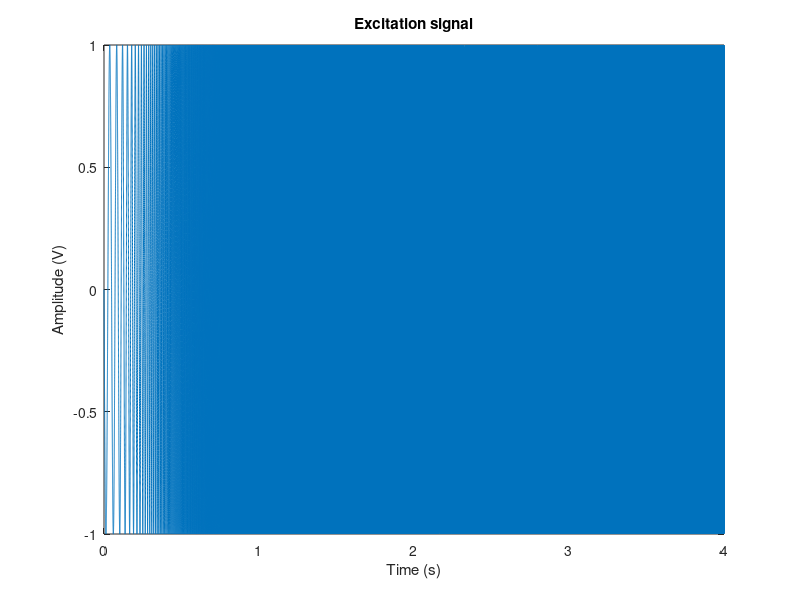

Write the MATLAB code that produced this figure. (Note: this script raises an error after producing the figure.)
close all
clear

%% parameters

Fs=44100; % sampling frequency
T=4; % measurement time in s

F_low = 20; % low frequency limit (Hz)
F_high = 10000; % high frequency limit (Hz)

folder = '20200924_reflection';
savename='case_02_foam';
% savename='calib_mic2_1';


%% Build output signal

time=linspace(0,T,Fs*T)'; % time for signal 
N=length(time); % number of samples

% chirp
sig=chirp(time,F_low,T,F_high,'quadratic',90);

% frequency filtered white noise
% s_wn = 2*rand(N,1)-1;
% d = fdesign.lowpass('Fp,Fst,Ap,Ast',F_high/Fs*2,F_high/Fs*2*1.5,1,40);
% Hd = design(d,'equiripple');
% b=coeffs(Hd);
% s_wn_filt = fftfilt(b.Numerator,s_wn);
% sig = s_wn_filt/max(abs(s_wn_filt)); % amplitude max = ratio


%% plot output signal
figure
plot(time,sig)

xlabel('Time (s)')
ylabel('Amplitude (V)')
title('Excitation signal')


%% Data Acquisition Session

% create session
s = daq.createSession('ni');

% To get the list of devices connected to the
% computer, type "daq.reset", and then "daq.getDevices"
% Look at the derive list and choose right device.
device='Dev1';

% Add Input Channels to Session
addAnalogInputChannel(s,device,'ai0','Voltage'); % mic1
addAnalogInputChannel(s,device,'ai1','Voltage'); % mic2
addAnalogInputChannel(s,device,'ai2','Voltage'); % mic3
addAnalogInputChannel(s,device,'ai6','Voltage'); % loudspeaker


names = {'mic1','mic2','mic4','loudspeaker'};

mic_gain = 1/(10e-3); % (Pa/V)

scaling(1) = mic_gain; 
scaling(2) = mic_gain; 
scaling(3) = mic_gain; 
scaling(4) = 1; %(V/V)
N_chan=length(names);


% Add output Channels to Session
addAnalogOutputChannel(s,device,'ao1','Voltage');

% Set session properties
s.Rate = Fs; % sampling rate

% send the output signal to the right output
queueOutputData(s,sig);

% lauch measurement
[data,time] = s.startForeground;


%% plot time signals

for n = 1:length(names)
figure(10+n);
plot(time,data(:,n));
xlabel('Time (secs)');
ylabel('measured amplitude (V)')
legend(names{n})
end


%% save data

for n = 1:size(data,2)
    data(:,n) = data(:,n)*scaling(n);
end

mkdir(folder);
save([folder '/' savename],'data','time','names');
